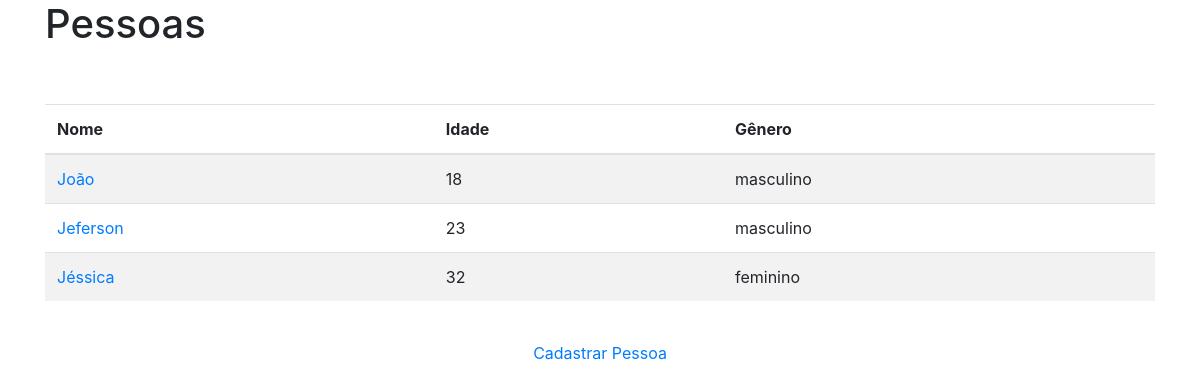
The app's page /, older data.
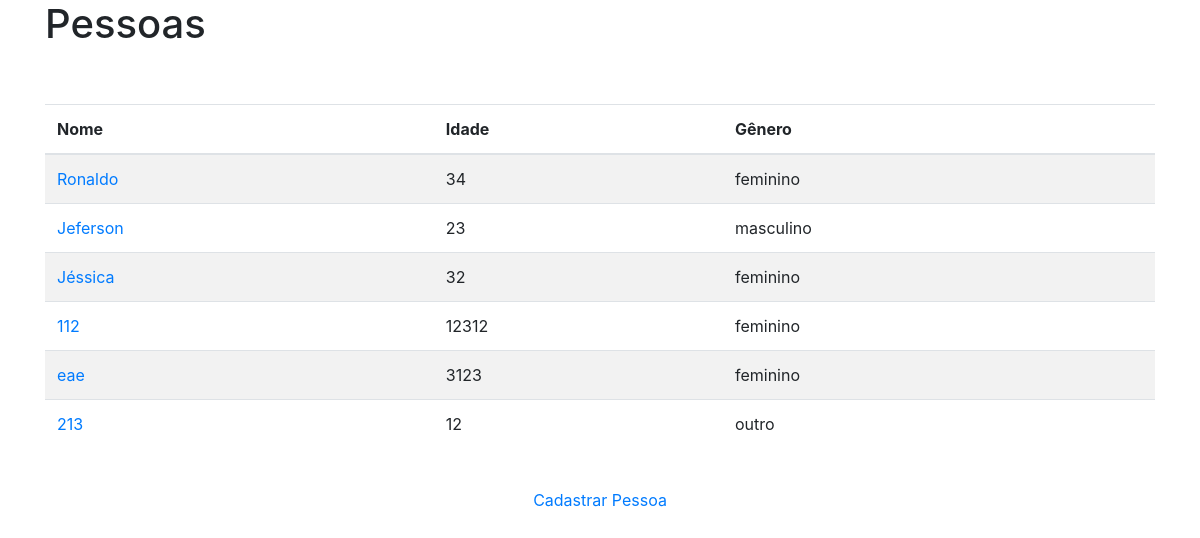
The same page, newer data.
### core/models.py (models this page shows)
class Base(models.Model):
    criacao = models.DateTimeField('Criação', auto_now_add=True)
    alteracao = models.DateTimeField('Alteração', auto_now=True)
    class Meta:
        abstract = True

class Pessoa(Base):
    GENERO_CHOICES = (
        ('masculino', 'Masculino'),
        ('feminino', 'Feminino'),
        ('outro', 'Outro')
    )
    nome = models.CharField('Nome', max_length=100)
    idade = models.IntegerField('Idade')
    peso = models.DecimalField('Peso', decimal_places=2, max_digits=5)
    genero = models.CharField('Gênero', max_length=len('Masculino'), choices=GENERO_CHOICES)
    foto = models.ImageField('Foto', upload_to=get_auto_path)
    mostrar = models.BooleanField('Mostrar?', default=True)

### core/views.py (the view)
# urls.py: path('', IndexView.as_view(), name='index'),
class IndexView(ListView):
    template_name = 'index.html'
    model = Pessoa

### core/templates/index.html (shortened to what this page needs)
{% load bootstrap4 %}
<!DOCTYPE html>
<html lang="en">
<head>
    {% bootstrap_css %}
</head>
<body>
    <div class="container">
        <h1>Pessoas</h1>
        <br><br>
        <table class="table table-striped">
            <thead>
                <tr>
                    <th>Nome</th>
                    <th>Idade</th>
                    <th>Gênero</th>
                </tr>
            </thead>
            <tbody>
                {% for p in object_list %}
                {% if p.mostrar == True %}
                <tr>
                    <td><a href="{% url 'pessoa' p.id %}">{{ p.nome }}</a></td>
                    <td>{{ p.idade }}</td>
                    <td>{{ p.genero }}</td>
                </tr>
                {% endif %}
                {% endfor %}
            </tbody>
        </table>
        <br>
        <div class="row">
            <div class="col-12 text-center">
                <a href="{% url 'create' %}">Cadastrar Pessoa</a>
            </div>
        </div>
    </div>
</body>
</html>

Row changes from the older to the newer data that the page shows:
removed Pessoa: nome "João", idade "18", genero "masculino"
now on this page (row edited): Pessoa: nome "Ronaldo", idade "34", genero "feminino"
added Pessoa: nome "112", idade "12312", genero "feminino"
added Pessoa: nome "eae", idade "3123", genero "feminino"
added Pessoa: nome "213", idade "12", genero "outro"
